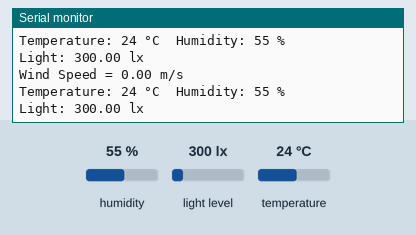
A sketch run on a simulated ESP32. Shown: the last lines printed to the serial monitor. The test bench sets the inputs (shaded band); at power-on: humidity 55 %, light level 300 lx, temperature 24 °C.

Above: at 1.8 s.
1.9 s: humidity set to 22 %
At 2.5 s:
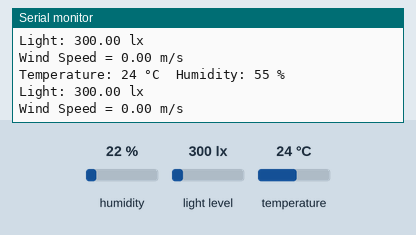
3.4 s: light level set to 40 lx
At 4.5 s:
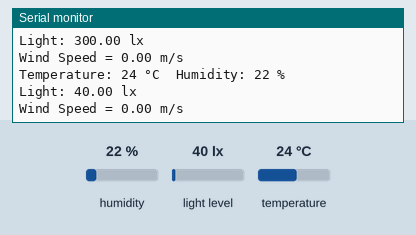
4.9 s: temperature set to 12 °C
At 6.3 s:
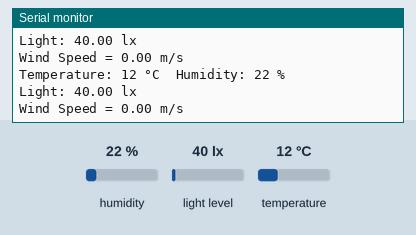
6.4 s: light level set to 500 lx
At 7.6 s:
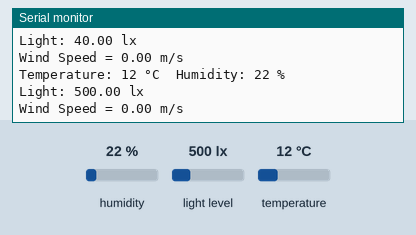
7.9 s: humidity set to 40 %
At 9.6 s:
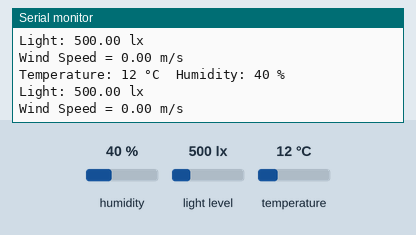
Timing chart, 0 to 10.4 s (numbered marks = the images above; inputs shaded):
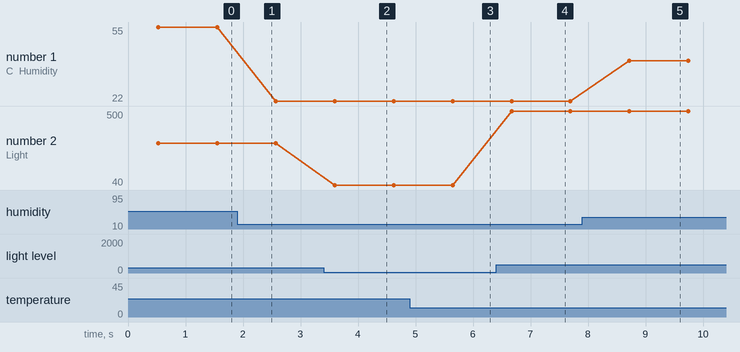

The sketch:

wind_sensor.ino
```cpp
#include <DHT11.h>
#include <Wire.h>
#include <BH1750.h>

#define TXD2 23
#define RXD2 19
#define DHT11PIN 32

byte ByteArray[250];
int ByteData[20];
int humidity = 0;
int temperature = 0;
float lux;

DHT11 dht11(DHT11PIN);
BH1750 lightMeter;

void setup() {
  Serial.begin(115200);
  Serial2.begin(4800, SERIAL_8N1, RXD2, TXD2);

  Wire.begin();
  lightMeter.begin();
}

void loop() {
  readWindSpeesSensor();
  read_DHT11_sensor();
  read_light_meter();

  delay(500);

}

void read_light_meter(void) {

  lux = lightMeter.readLightLevel();
  Serial.print("Light: ");
  Serial.print(lux);
  Serial.println(" lx");

}

void read_DHT11_sensor(void) {
    // Attempt to read the temperature and humidity values from the DHT11 sensor.
    int result = dht11.readTemperatureHumidity(temperature, humidity);

    // Check the results of the readings.
    // If the reading is successful, print the temperature and humidity values.
    // If there are errors, print the appropriate error messages.
    if (result == 0) {
        Serial.print("Temperature: ");
        Serial.print(temperature);
        Serial.print(" °C\tHumidity: ");
        Serial.print(humidity);
        Serial.println(" %");
    } else {
        // Print error message based on the error code.
        Serial.println(DHT11::getErrorString(result));
    }
}


void readWindSpeesSensor() {
  byte msgfs[] = { 0x01, 0x03, 0x00, 0x00, 0x00, 0x02, 0xC4, 0x0B };
  int i;
  int len = 8;
  for (i = 0; i < len; i++) {
    Serial2.write(msgfs[i]);
  }
  len = 0;
  int a = 0;
  while (Serial2.available()) {
    ByteArray[a] = Serial2.read();
    a++;
  }
  int b = 0;
  String registros;
  for (b = 0; b < a; b++) {
    registros = String(ByteArray[b], HEX);
  }
  ByteData[0] = ByteArray[3] * 256 + ByteArray[4];
  float winds;
  winds = ByteData[0] * 0.1;

  Serial.print("Wind Speed = ");
  Serial.print(winds);
  Serial.println(" m/s");
}
```

Measured:
- after the input at 3.4 s, the serial monitor: prints a new line after 0.20 s (image 2)
- after the input at 4.9 s, the serial monitor: prints a new line after 0.75 s (image 3)
- after the input at 6.4 s, the serial monitor: prints a new line after 0.27 s (image 4)
- after the input at 7.9 s, the serial monitor: prints a new line after 0.82 s (image 5)
- plotted number 1: 55 → 22 after the input at 1.9 s
- plotted number 2: 300 → 40 after the input at 3.4 s, 40 → 500 after the input at 6.4 s
